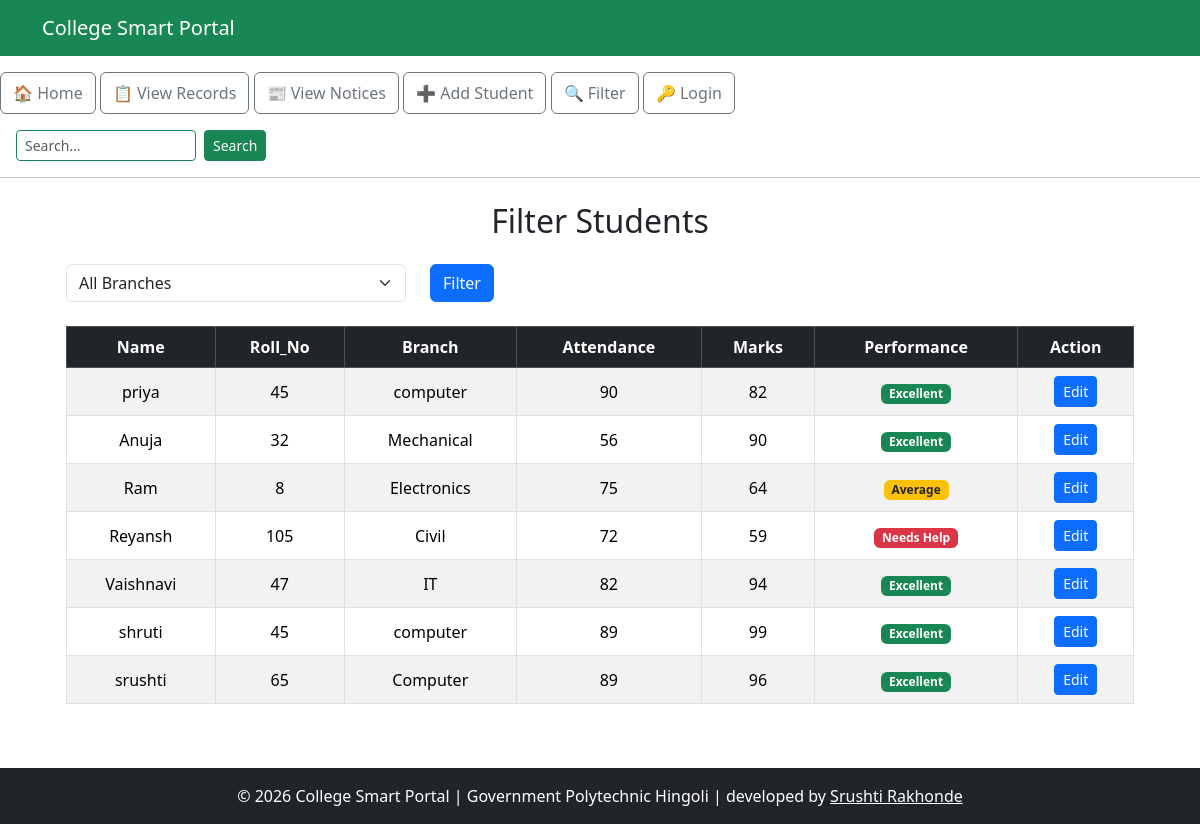
/filter, run on an earlier commit of the app's database.
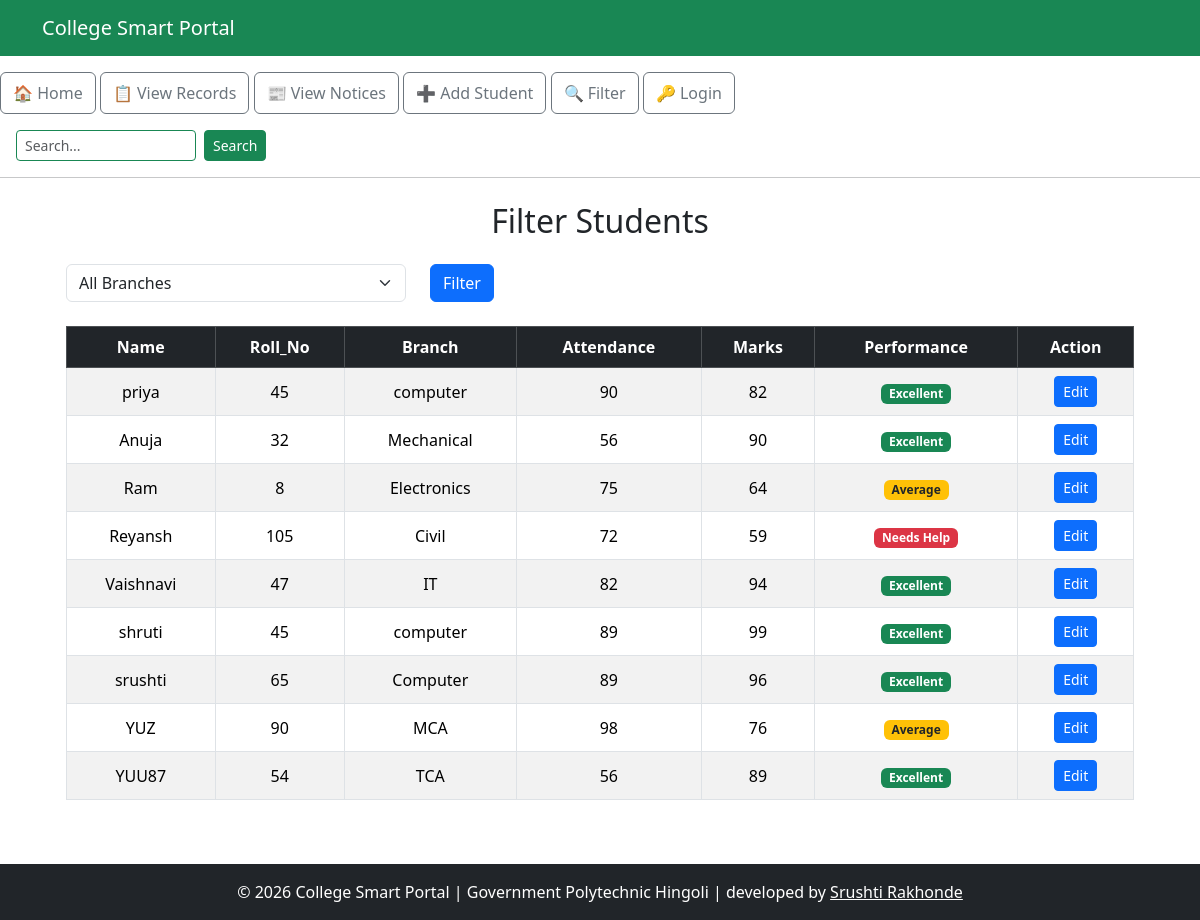
And on a later commit of the database.
### tables this page shows
CREATE TABLE students (
                    id INTEGER PRIMARY KEY AUTOINCREMENT,
                    name TEXT NOT NULL,
                    roll_no INTEGER NOT NULL,
                    marks INTEGER NOT NULL,
                    branch TEXT NOT NULL,
                    attendance INTEGER DEFAULT 0
                 );

### project Flask.py (the view)
@app.route("/filter")
def filter():
    selected_branch = request.args.get("branch", "")
    conn = sqlite3.connect("college.db")
    conn.row_factory = sqlite3.Row
    cursor = conn.cursor()
    cursor.execute("""
        SELECT DISTINCT branch
        FROM students
        ORDER BY branch
    """)
    branches = [row["branch"] for row in cursor.fetchall()]
    if selected_branch:
        cursor.execute(
            "SELECT * FROM students WHERE branch = ?",
            (selected_branch,)
        )
    else:
        cursor.execute("SELECT * FROM students")
    students = cursor.fetchall()
    conn.close()
    return render_template(
        "filter.html",
        students=students,
        branches=branches,
        selected_branch=selected_branch
    )

### templates/filter.html (shortened to what this page needs)
{% extends "base.html" %}
{% block content %}
<div class="container mt-4">
    <h2 class="text-center mb-4">Filter Students</h2>
    <form method="GET" action="{{ url_for('filter') }}" class="row mb-4">
        <div class="col-md-4">
            <select name="branch" class="form-select">
                <option value="">All Branches</option>
            </select>
        </div>
        <div class="col-md-2">
            <button type="submit" class="btn btn-primary">
                Filter
            </button>
        </div>
    </form>
    <div class="table-responsive">
        <table class="table table-bordered table-striped table-hover text-center align-middle">
            <thead class="table-dark">
                <tr>
                    <th>Name</th>
                    <th>Roll_No</th>
                    <th>Branch</th>
                    <th>Attendance</th>
                    <th>Marks</th>
                    <th>Performance</th>
                    <th>Action</th>
                </tr>
            </thead>
            <tbody>
                {% for student in students %}
                <tr>
                    <td>{{ student["name"] }}</td>
                    <td>{{ student["roll_no"] }}</td>
                    <td>{{ student["branch"] }}</td>
                    <td>{{ student["attendance"] }}</td>
                    <td>{{ student["marks"] }}</td>
                    <td>
                        {% if student["marks"] >= 80 %}
                            <span class="badge bg-success">Excellent</span>
                        {% elif student["marks"] >= 60 %}
                            <span class="badge bg-warning text-dark">Average</span>
                        {% else %}
                            <span class="badge bg-danger">Needs Help</span>
                        {% endif %}
                    </td>
                    <td>
                        <a href="{{ url_for('edit_student', id=student['id']) }}"
                           class="btn btn-sm btn-primary">
                            Edit
                        </a>
                    </td>
                </tr>
                {% endfor %}
            </tbody>
        </table>
    </div>
</div>
{% endblock %}

What changed in the data, as far as the page shows it:
added students: name "YUZ", roll_no "90", branch "MCA", attendance "98", marks "76", shows "Average"
added students: name "YUU87", roll_no "54", branch "TCA", attendance "56", marks "89", shows "Excellent"
